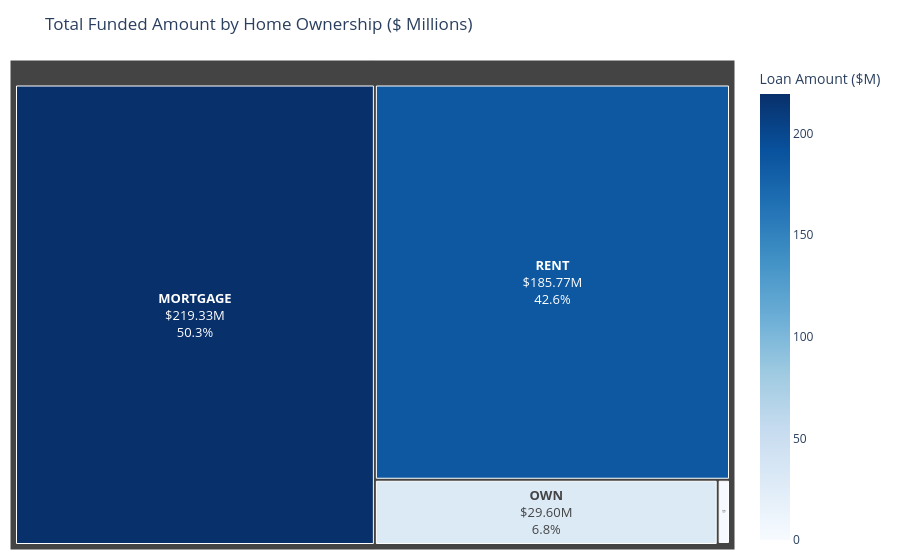

The code cell stored with this chart in its notebook:
### Markdown cell above
### 4.5 Home Ownership Analysis by Total Funded Amount

Analyze the total funded loan amount across different home ownership categories to understand how the bank's funded loan portfolio is distributed among borrowers based on their home ownership status.

### Code cell
# Calculate the total funded amount for each home ownership category
home_funding = (
    df
    .groupby('home_ownership')['loan_amount']
    .sum()
    .reset_index()
)

# ---------------------------------------------------------
# Convert Funded Amount into Millions
# ---------------------------------------------------------

# Convert the total funded amount from dollars into millions
home_funding['loan_amount_millions'] = (
    home_funding['loan_amount'] / 1_000_000
)

# ---------------------------------------------------------
# Create the Home Ownership Treemap
# ---------------------------------------------------------

# Create the interactive treemap
fig = px.treemap(
    home_funding,

    # Use home ownership as the treemap category
    path=['home_ownership'],

    # Use funded amount to control box size
    values='loan_amount_millions',

    # Use funded amount to control color intensity
    color='loan_amount_millions',

    # Use a blue gradient similar to the reference chart
    color_continuous_scale='Blues',

    # Set the chart title
    title='Total Funded Amount by Home Ownership ($ Millions)'
)

# ---------------------------------------------------------
# Format Treemap Labels
# ---------------------------------------------------------

# Display category name, funded amount and percentage
fig.update_traces(
    texttemplate=(
        '<b>%{label}</b><br>'
        '$%{value:.2f}M<br>'
        '%{percentRoot:.1%}'
    ),

    # Keep labels inside the treemap boxes
    textposition='middle center',

    # Set label font size
    textfont=dict(
        size=13
    )
)

# ---------------------------------------------------------
# Format the Color Scale
# ---------------------------------------------------------

# Keep the blue color scale visible on the right
fig.update_coloraxes(
    colorbar=dict(
        title='Loan Amount ($M)'
    )
)

# ---------------------------------------------------------
# Format the Chart Layout
# ---------------------------------------------------------

# Remove unnecessary margins
fig.update_layout(
    margin=dict(
        l=10,
        r=10,
        t=60,
        b=10
    )
)

# ---------------------------------------------------------
# Display the Visualization
# ---------------------------------------------------------

# Display the interactive treemap
fig.show()

### Figure 1 — Plotly figure (JSON) as saved in the notebook; plotly's stock layout.template omitted (floating-point values rounded to 4 significant figures)
{"data": [{"branchvalues": "total", "customdata": [[219.3], [0.0168], [1.045], [29.6], [185.8]], "domain": {"x": [0, 1], "y": [0, 1]}, "hovertemplate": "labels=%{label}<br>loan_amount_millions_sum=%{value}<br>parent=%{parent}<br>id=%{id}<br>loan_amount_millions=%{color}<extra></extra>", "ids": ["MORTGAGE", "NONE", "OTHER", "OWN", "RENT"], "labels": ["MORTGAGE", "NONE", "OTHER", "OWN", "RENT"], "marker": {"coloraxis": "coloraxis", "colors": [219.3, 0.0168, 1.045, 29.6, 185.8]}, "name": "", "parents": ["", "", "", "", ""], "textfont": {"size": 13}, "textposition": "middle center", "texttemplate": "<b>%{label}</b><br>$%{value:.2f}M<br>%{percentRoot:.1%}", "type": "treemap", "values": [219.3, 0.0168, 1.045, 29.6, 185.8]}], "layout": {"coloraxis": {"autocolorscale": false, "colorbar": {"title": {"text": "Loan Amount ($M)"}}, "colorscale": [[0, "rgb(247,251,255)"], [0.125, "rgb(222,235,247)"], [0.25, "rgb(198,219,239)"], [0.375, "rgb(158,202,225)"], [0.5, "rgb(107,174,214)"], [0.625, "rgb(66,146,198)"], [0.75, "rgb(33,113,181)"], [0.875, "rgb(8,81,156)"], [1, "rgb(8,48,107)"]]}, "legend": {"tracegroupgap": 0}, "margin": {"b": 10, "l": 10, "r": 10, "t": 60}, "title": {"text": "Total Funded Amount by Home Ownership ($ Millions)"}}}
